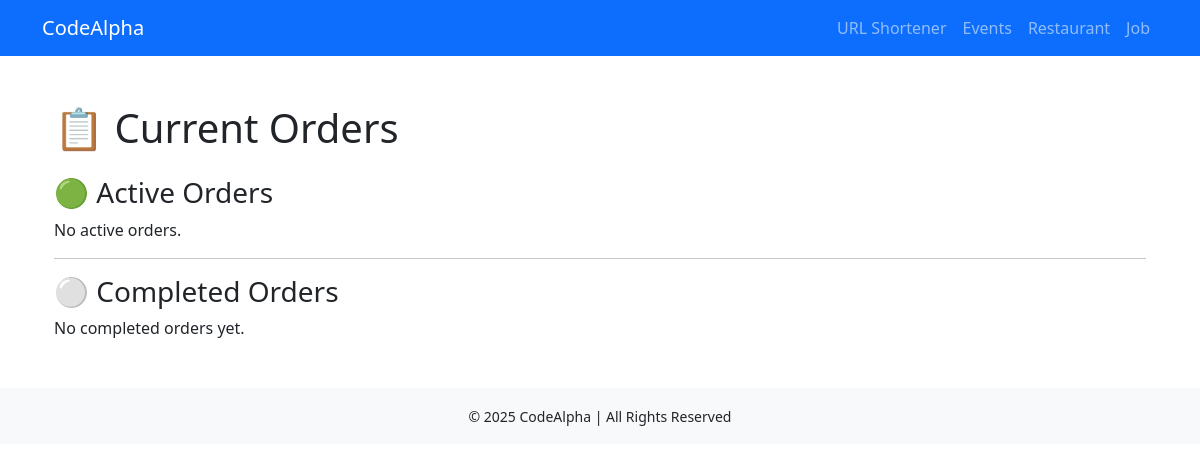
/restaurant/orders/, run on an earlier commit of the app's database.
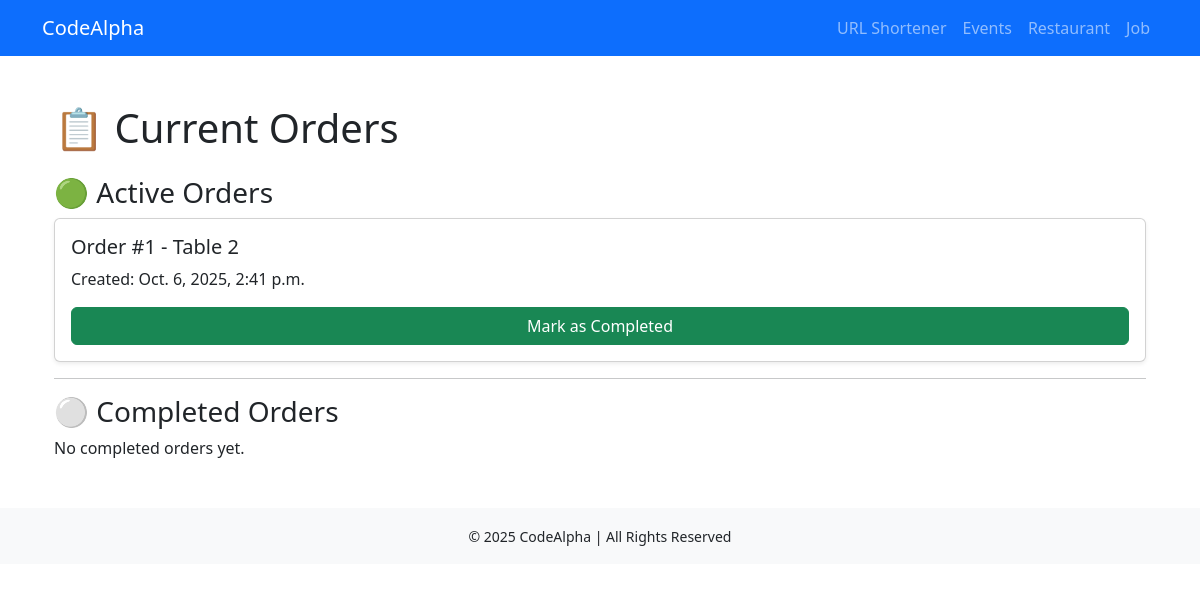
And on a later commit of the database.
### restaurantapp/models.py (models this page shows, shortened)
class Order(models.Model):
    table = models.ForeignKey(Table, on_delete=models.SET_NULL, null=True, blank=True)
    created_at = models.DateTimeField(default=timezone.now)
    is_completed = models.BooleanField(default=False)

class Table(models.Model):
    number = models.PositiveIntegerField(unique=True)
    seats = models.PositiveIntegerField()
    is_available = models.BooleanField(default=True)

### restaurantapp/views.py (the view)
# urls.py: path('orders/', views.view_orders, name='view_orders'),
def view_orders(request):
    active_orders = Order.objects.filter(is_completed=False)
    completed_orders = Order.objects.filter(is_completed=True)
    return render(request, 'restaurant/view_orders.html', {
        'active_orders': active_orders,
        'completed_orders': completed_orders
    })

### templates/restaurant/view_orders.html (shortened to what this page needs)
{% extends "base.html" %}
{% block content %}
<div class="container mt-5">
  <h1 class="mb-4">📋 Current Orders</h1>
  <h3>🟢 Active Orders</h3>
  {% for order in active_orders %}
    <div class="card mb-3 shadow-sm p-3">
      <h5>Order #{{ order.id }} - Table {{ order.table.number }}</h5>
      <p>Created: {{ order.created_at }}</p>
      <a href="{% url 'restaurantapp:complete_order' order.id %}" class="btn btn-success">Mark as Completed</a>
    </div>
  {% empty %}
    <p>No active orders.</p>
  {% endfor %}
  <hr>
  <h3>⚪ Completed Orders</h3>
  {% for order in completed_orders %}
    <div class="card mb-3 shadow-sm p-3">
      <h5>Order #{{ order.id }} - Table {{ order.table.number }}</h5>
      <p>Completed ✅</p>
    </div>
  {% empty %}
    <p>No completed orders yet.</p>
  {% endfor %}
</div>
{% endblock %}

What changed in the data, as far as the page shows it:
added Order: id "1", table.number "2", created_at "Oct. 6, 2025, 2:41 p.m."
Also different on the page:
text no longer shown: "No active orders."
